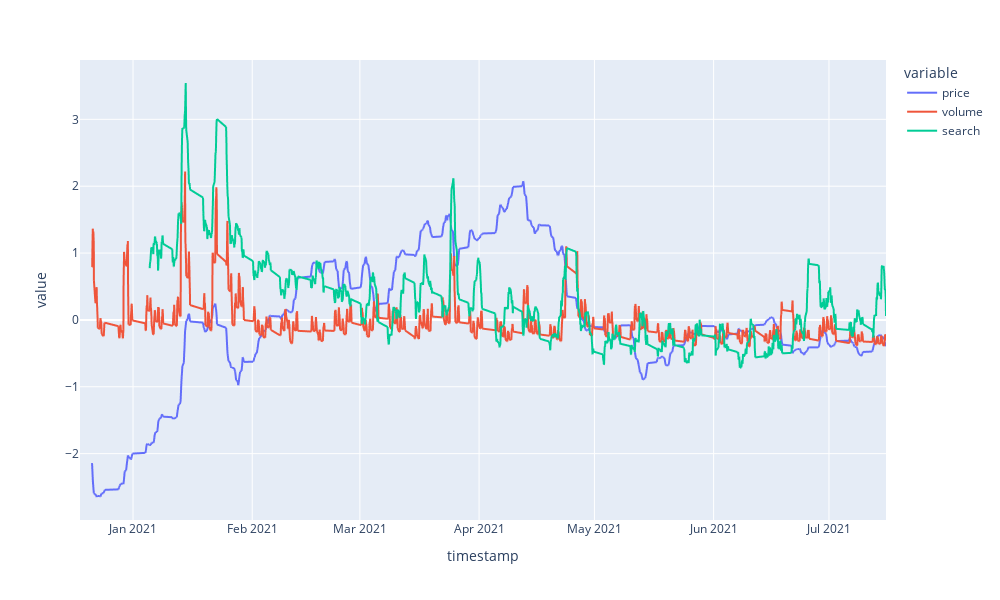

The cell this chart's notebook holds for it:
### Code cell
px.defaults.width = 1000
px.defaults.height = 600
pd.options.plotting.backend = "plotly"

# merge_df = merge_df.reset_index()
merge_df.plot()

### Figure 1 — Plotly figure (JSON) as saved in the notebook; plotly's stock layout.template omitted (floating-point values rounded to 4 significant figures; data arrays with more than 128 entries replaced by an {"elided": "..."} marker saying what was removed)
{"data": [{"hovertemplate": "variable=price<br>timestamp=%{x}<br>value=%{y}<extra></extra>", "legendgroup": "price", "line": {"color": "#636efa", "dash": "solid"}, "mode": "lines", "name": "price", "showlegend": true, "type": "scattergl", "x": {"elided": "2264 str values"}, "xaxis": "x", "y": {"elided": "2264 float values"}, "yaxis": "y"}, {"hovertemplate": "variable=volume<br>timestamp=%{x}<br>value=%{y}<extra></extra>", "legendgroup": "volume", "line": {"color": "#EF553B", "dash": "solid"}, "mode": "lines", "name": "volume", "showlegend": true, "type": "scattergl", "x": {"elided": "2264 str values"}, "xaxis": "x", "y": {"elided": "2264 float values"}, "yaxis": "y"}, {"hovertemplate": "variable=search<br>timestamp=%{x}<br>value=%{y}<extra></extra>", "legendgroup": "search", "line": {"color": "#00cc96", "dash": "solid"}, "mode": "lines", "name": "search", "showlegend": true, "type": "scattergl", "x": {"elided": "2264 str values"}, "xaxis": "x", "y": {"elided": "2264 float values"}, "yaxis": "y"}], "layout": {"height": 600, "legend": {"title": {"text": "variable"}, "tracegroupgap": 0}, "margin": {"t": 60}, "width": 1000, "xaxis": {"anchor": "y", "domain": [0.0, 1.0], "title": {"text": "timestamp"}}, "yaxis": {"anchor": "x", "domain": [0.0, 1.0], "title": {"text": "value"}}}}
